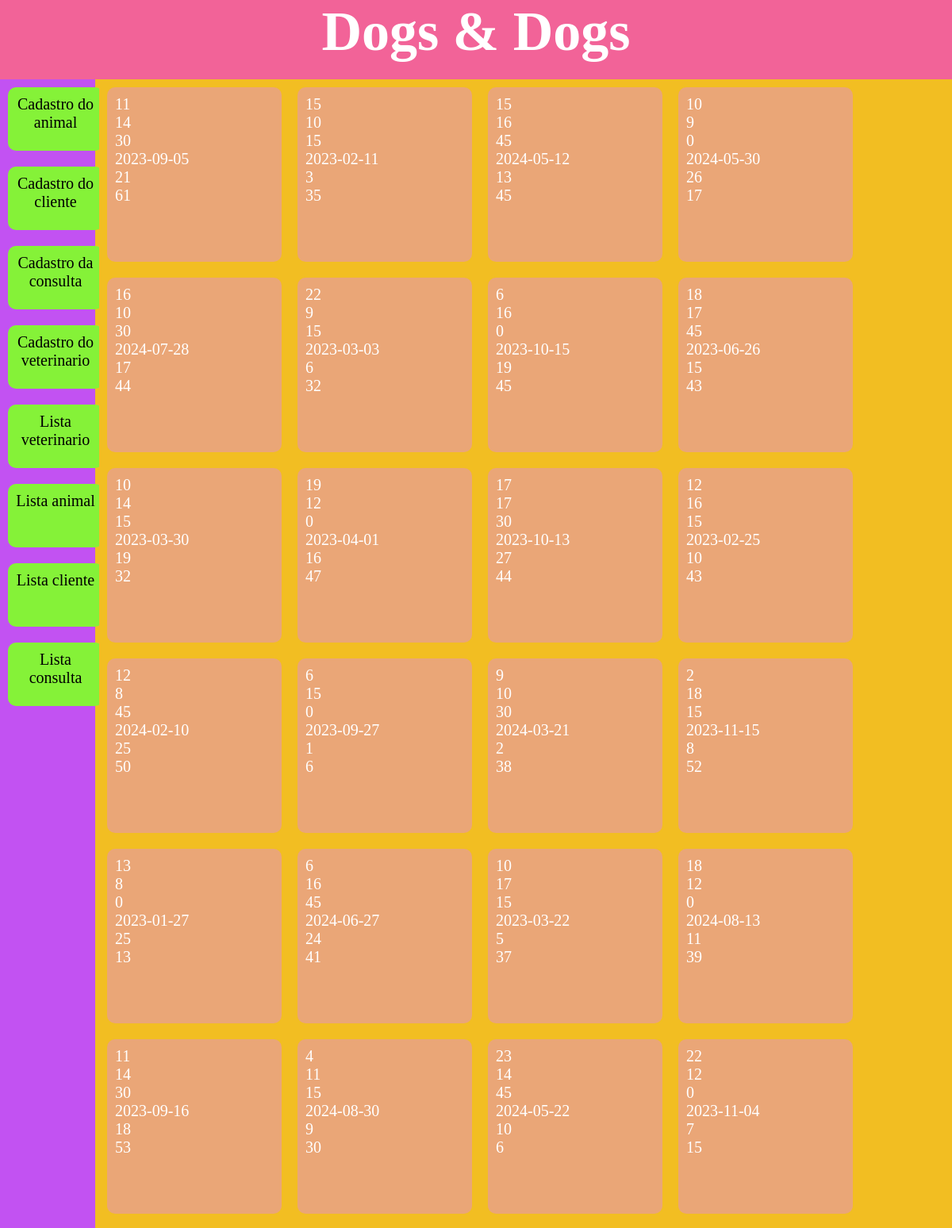
The app's page /lista/consulta (upper part) with its own data.
### models.py (models this page shows, shortened)
class Consulta(Base):
    __tablename__ = 'TAB_CONSULTA'
    idConsulta = Column(Integer, primary_key=True)
    motivo_id2 = Column(String(40), nullable=False, index=True)
    hora = Column(String(40), nullable=False, index=True)
    minuto = Column(String(40), nullable=False, index=True)
    data1 = Column(Float, nullable=False, index=True)
    idVeterinario = Column(Integer, ForeignKey('TAB_VETERINARIO.id_vet'))
    idAnimal2 = Column(Integer, ForeignKey('TAB_ANIMAL.id_animal'))
    animal_relacao = relationship("Animal")
    veterinario_relacao = relationship("Veterinario")
    def serialize_consulta(self):
        dados_consulta = {
            'idVeterinario': self.idVeterinario,
            'motivo_id2': self.motivo_id2,
            'hora': self.hora,
            'minuto': self.minuto,
            'data1': self.data1,
            'idAnimal2': self.idAnimal2,
            'idConsulta': self.idConsulta
        }
        return dados_consulta

### app.py (the view)
@app.route('/lista/consulta')
def lista_consulta():
        sql_consulta = select(Consulta)
        resultado_consulta = db_session.execute(sql_consulta).scalars()
        lista_consulta = []
        for n in resultado_consulta:
            (lista_consulta.append(n.serialize_consulta()))
            print(lista_consulta[-1])
        return render_template('lista_consulta.html',
                               lista_consulta=lista_consulta)

### templates/lista_consulta.html
{% extends 'templates.html' %}
{% block conteudo %}
    {% for consulta in lista_consulta %}
        <div class="card">
            <p>{{consulta.motivo_id2}}</p>
            <p>{{consulta.hora}}</p>
            <p>{{consulta.minuto}}</p>
            <p>{{consulta.data1}}</p>
            <p>{{consulta.idVeterinario}}</p>
            <p>{{consulta.idAnimal2}}</p>
        </div>
    {% endfor%}
{% endblock %}

### templates/templates.html (shortened to what this page needs)
<!doctype html>
<html lang="pt-BR">
<head>
    <link rel="stylesheet" href="/static/template.css">
</head>
<body>
<div class="container">
    <header>
        <h1><strong>Dogs & Dogs</strong></h1>
    </header>
    <nav>
        <div class="menu">
           <a href="{{ url_for('cadastro_animal') }}"> Cadastro do animal </a>
        </div>
        <div class="menu">
            <a href="{{ url_for('cadastro_cliente') }}"> Cadastro do cliente</a>
        </div>
        <div class="menu">
             <a href="{{ url_for('cadastro_consulta') }}"> Cadastro da consulta</a>
        </div>
        <div class="menu">
             <a href="{{ url_for('cadastro_veterinario') }}"> Cadastro do veterinario</a>
        </div>
        <div class="menu">
             <a href="{{ url_for('lista_veterinario') }}"> Lista veterinario</a>
        </div>
        <div class="menu">
             <a href="{{ url_for('lista_animal') }}"> Lista animal</a>
        </div>
        <div class="menu">
             <a href="{{ url_for('lista_cliente') }}"> Lista cliente</a>
        </div>
        <div class="menu">
             <a href="{{ url_for('lista_consulta') }}"> Lista consulta</a>
        </div>
    </nav>
    <main>
        {% block conteudo %}
        {% endblock %}
    </main>
</div>
</body>
</html>

### static/template.css (style rules this page uses)
* { margin: 0; padding: 0; }
body, html { height: 100vh; font-family: "Californian FB"; font-size: 20px; background-color: #F2BE22; }
li, a { color:black; text-decoration: none; }
.container { display: block; height: 100vh; vertical-align: top; }
header { background-color: #F26398; display: block; height: 100px; text-align: center; color: white; font-size: 35px; }
nav { background-color: #C252F2; display: inline-block; height: 1000%; width: 10%; color: white; }
main { background-color: #F2BE22; display: inline-block; width: 89%; height: 100%; vertical-align: top; color: white; }
.card { background-color: #eaa677; height: 200px; width: 200px; border-radius: 10px; margin: 10px; font-size: 10px; padding: 10px; font-size: 20px; float: left; }
.menu { font-size: 10px; background-color: #85F238; height: 60px; width: 100px; border-radius: 10px; margin: 10px; padding: 10px; font-size: 20px; float: left; text-align: center; }

### records on screen
Consulta: motivo_id2 "11", hora "14", minuto "30", data1 "2023-09-05", idVeterinario "21", idAnimal2 "61"
Consulta: motivo_id2 "15", hora "10", minuto "15", data1 "2023-02-11", idVeterinario "3", idAnimal2 "35"
Consulta: motivo_id2 "15", hora "16", minuto "45", data1 "2024-05-12", idVeterinario "13", idAnimal2 "45"
Consulta: motivo_id2 "10", hora "9", minuto "0", data1 "2024-05-30", idVeterinario "26", idAnimal2 "17"
Consulta: motivo_id2 "16", hora "10", minuto "30", data1 "2024-07-28", idVeterinario "17", idAnimal2 "44"
Consulta: motivo_id2 "22", hora "9", minuto "15", data1 "2023-03-03", idVeterinario "6", idAnimal2 "32"
Consulta: motivo_id2 "6", hora "16", minuto "0", data1 "2023-10-15", idVeterinario "19", idAnimal2 "45"
Consulta: motivo_id2 "18", hora "17", minuto "45", data1 "2023-06-26", idVeterinario "15", idAnimal2 "43"
Consulta: motivo_id2 "10", hora "14", minuto "15", data1 "2023-03-30", idVeterinario "19", idAnimal2 "32"
Consulta: motivo_id2 "19", hora "12", minuto "0", data1 "2023-04-01", idVeterinario "16", idAnimal2 "47"
Consulta: motivo_id2 "17", hora "17", minuto "30", data1 "2023-10-13", idVeterinario "27", idAnimal2 "44"
Consulta: motivo_id2 "12", hora "16", minuto "15", data1 "2023-02-25", idVeterinario "10", idAnimal2 "43"
Consulta: motivo_id2 "12", hora "8", minuto "45", data1 "2024-02-10", idVeterinario "25", idAnimal2 "50"
Consulta: motivo_id2 "6", hora "15", minuto "0", data1 "2023-09-27", idVeterinario "1", idAnimal2 "6"
Consulta: motivo_id2 "9", hora "10", minuto "30", data1 "2024-03-21", idVeterinario "2", idAnimal2 "38"
Consulta: motivo_id2 "2", hora "18", minuto "15", data1 "2023-11-15", idVeterinario "8", idAnimal2 "52"
Consulta: motivo_id2 "13", hora "8", minuto "0", data1 "2023-01-27", idVeterinario "25", idAnimal2 "13"
Consulta: motivo_id2 "6", hora "16", minuto "45", data1 "2024-06-27", idVeterinario "24", idAnimal2 "41"
Consulta: motivo_id2 "10", hora "17", minuto "15", data1 "2023-03-22", idVeterinario "5", idAnimal2 "37"
Consulta: motivo_id2 "18", hora "12", minuto "0", data1 "2024-08-13", idVeterinario "11", idAnimal2 "39"
Consulta: motivo_id2 "11", hora "14", minuto "30", data1 "2023-09-16", idVeterinario "18", idAnimal2 "53"
Consulta: motivo_id2 "4", hora "11", minuto "15", data1 "2024-08-30", idVeterinario "9", idAnimal2 "30"
Consulta: motivo_id2 "23", hora "14", minuto "45", data1 "2024-05-22", idVeterinario "10", idAnimal2 "6"
Consulta: motivo_id2 "22", hora "12", minuto "0", data1 "2023-11-04", idVeterinario "7", idAnimal2 "15"
